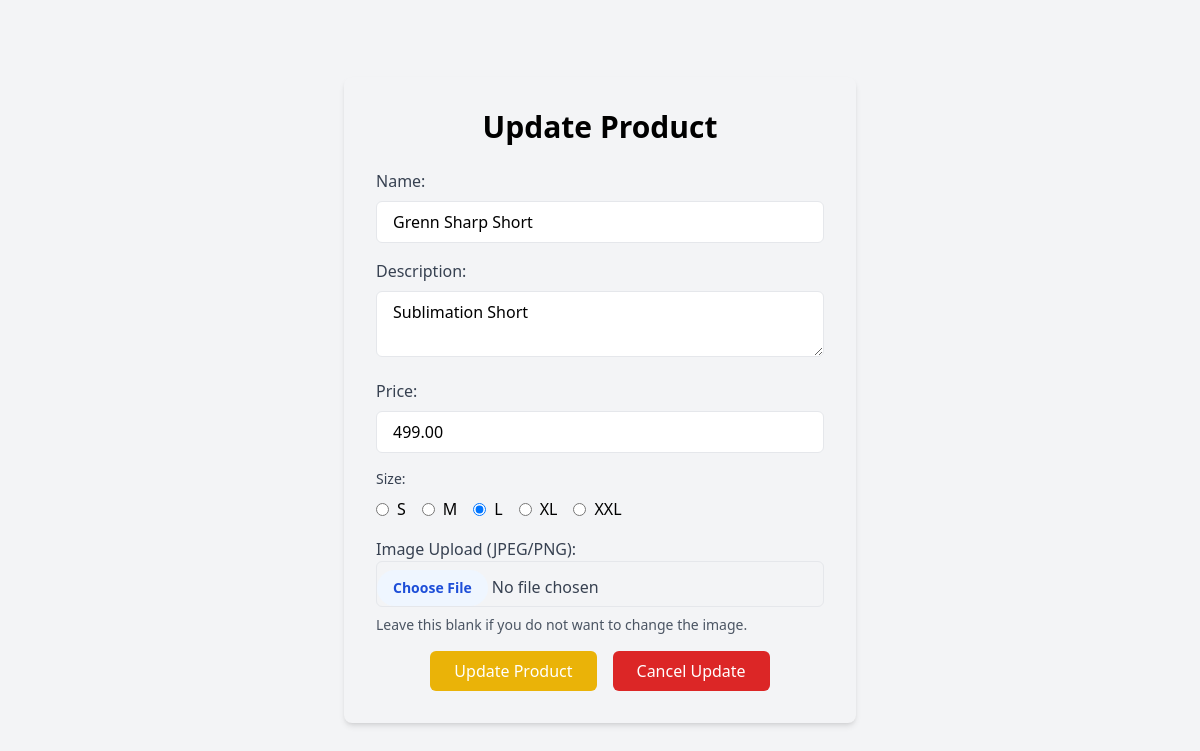
The app's page /updateProduct.php?id=21 with its own data.
### tables this page shows
CREATE TABLE `products` (
  `id` int(11) NOT NULL,
  `name` varchar(255) NOT NULL,
  `description` text DEFAULT NULL,
  `price` decimal(10,2) NOT NULL,
  `image_url` varchar(255) DEFAULT NULL,
  `date_created` datetime DEFAULT current_timestamp(),
  `date_updated` datetime DEFAULT current_timestamp() ON UPDATE current_timestamp(),
  `size` enum('S','M','L','XL','XXL') DEFAULT NULL,
  `stock` tinyint(1) NOT NULL DEFAULT 1
);

### updateProduct.php (the view, shortened to what this page needs)
<?php
$host = 'localhost';
$username = 'root';
$password = '';
$database = 'capstoneloginver2';
$db = new mysqli($host, $username, $password, $database);
if (isset($_GET['id'])) {
    $id = intval($_GET['id']);
    $stmt = $db->prepare("SELECT name, description, price, size, image_url FROM products WHERE id = ?");
    $stmt->bind_param("i", $id);
    $stmt->execute();
    $result = $stmt->get_result();
    if ($result->num_rows > 0) {
        $product = $result->fetch_assoc();
    } else {
        $_SESSION['message'] = "Product not found.";
        header("Location: myProducts.php");
        exit();
    }
} else {
    $_SESSION['message'] = "Invalid product ID.";
    header("Location: myProducts.php");
    exit();
}
?>
<!DOCTYPE html>
<html lang="en">
<head>
    <script src="https://cdn.tailwindcss.com"></script>
    <link href="https://cdn.jsdelivr.net/npm/aos@2.3.4/dist/aos.css" rel="stylesheet">
    <link href="https://cdnjs.cloudflare.com/ajax/libs/font-awesome/5.15.4/css/all.min.css" rel="stylesheet">
    <link rel="stylesheet" href="style.css">
</head>
<body style="background-image: url('http://www.pixelstalk.net/wp-content/uploads/2016/10/Black-and-Orange-Background-Full-HD.jpg'); background-size: cover; background-repeat: no-repeat;" class="bg-gray-100 flex items-center justify-center min-h-screen">
    <div  class="bg-gray-100 p-8 rounded-lg shadow-md w-full max-w-lg">
        <h1 class="text-3xl font-bold mb-6 text-center">Update Product</h1>
        <form action="updateProductProcess.php" method="POST" enctype="multipart/form-data">
            <div class="mb-4">
                <label class="block text-gray-700">Name:</label>
                <input type="text" name="name" value="<?php echo htmlspecialchars($product['name']); ?>" required class="w-full px-4 py-2 mt-2 border rounded-md focus:outline-none focus:ring-2 focus:ring-blue-400">
            </div>
            <div class="mb-4">
                <label class="block text-gray-700">Description:</label>
                <textarea name="description" required class="w-full px-4 py-2 mt-2 border rounded-md focus:outline-none focus:ring-2 focus:ring-blue-400"><?php echo htmlspecialchars($product['description']); ?></textarea>
            </div>
            <div class="mb-4">
                <label class="block text-gray-700">Price:</label>
                <input type="number" name="price" value="<?php echo htmlspecialchars($product['price']); ?>" step="0.01" required class="w-full px-4 py-2 mt-2 border rounded-md focus:outline-none focus:ring-2 focus:ring-blue-400">
            </div>
            <div class="mb-4">
    <span class="block text-sm font-medium text-gray-700">Size:</span>
    <div class="flex space-x-4 mt-2">
        <label class="flex items-center"><input type="radio" name="size" value="S" <?php if ($product['size'] === 'S') echo 'checked'; ?> class="mr-2" /> S</label>
        <label class="flex items-center"><input type="radio" name="size" value="M" <?php if ($product['size'] === 'M') echo 'checked'; ?> class="mr-2" /> M</label>
        <label class="flex items-center"><input type="radio" name="size" value="L" <?php if ($product['size'] === 'L') echo 'checked'; ?> class="mr-2" /> L</label>
        <label class="flex items-center"><input type="radio" name="size" value="XL" <?php if ($product['size'] === 'XL') echo 'checked'; ?> class="mr-2" /> XL</label>
        <label class="flex items-center"><input type="radio" name="size" value="XXL" <?php if ($product['size'] === 'XXL') echo 'checked'; ?> class="mr-2" /> XXL</label>
    </div>
</div>
            <div class="mb-4">
                <label class="block text-gray-700">Image Upload (JPEG/PNG):</label>
                <input type="file" name="image" accept=".jpeg,.jpg,.png" class="block w-full text-gray-700 border rounded-md file:mt-2 file:py-2 file:px-4 file:rounded-full file:border-0 file:text-sm file:font-semibold file:bg-blue-50 file:text-blue-700 hover:file:bg-blue-100" />
                <p class="mt-2 text-gray-600 text-sm">Leave this blank if you do not want to change the image.</p>
            </div>
            <div class="flex justify-center">
                <button type="submit" class="px-6 py-2 text-white bg-yellow-500 rounded-md hover:bg-yellow-600 focus:outline-none focus:ring-2 focus:ring-blue-400 mr-2">Update Product</button>
                <a href="myProducts.php"><button  class="px-6 py-2 text-white bg-red-600 rounded-md ml-2 hover:bg-red-700 focus:outline-none focus:ring-2 focus:ring-blue-400">Cancel Update</button></a>
            </div>
        </form>
    </div>
</body>
</html>

### records on screen
products: name "Grenn Sharp Short", description "Sublimation Short", price "499.00", size "☐ S", size "☐ M", size "☑ L", size "☐ XL", size "☐ XXL"
